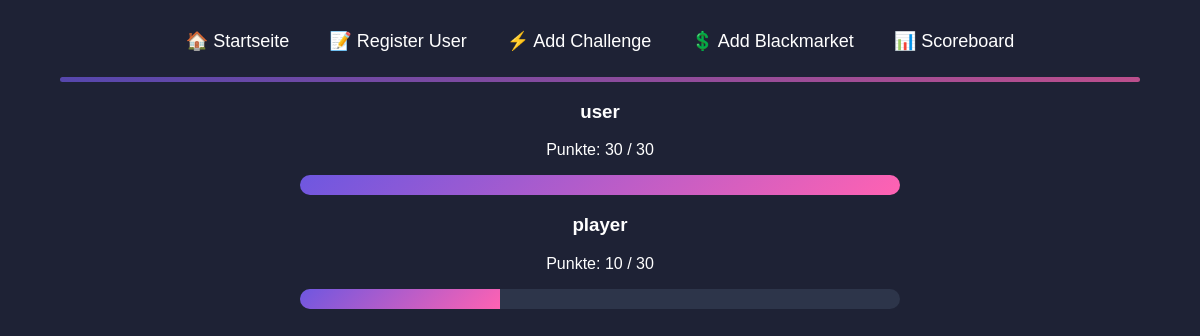
/scoreboard (signed in), run on an earlier commit of the app's database.
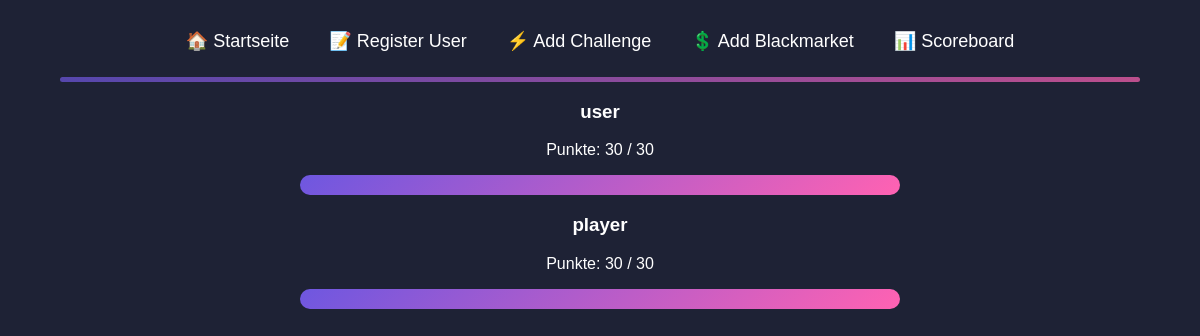
And on a later commit of the database.
### tables this page shows
CREATE TABLE users (
            id INTEGER PRIMARY KEY AUTOINCREMENT,
            username TEXT NOT NULL UNIQUE,
            password TEXT NOT NULL,
            role TEXT NOT NULL,
            score INT DEFAULT 0
        );

### app.py (the view)
@app.route('/scoreboard', methods=['GET'])
def scoreboard():
    points = get_entire_points()
    if 'username' not in session:
        return redirect(url_for('login'))
    username = session['username']
    conn = sqlite3.connect('users.db')
    c = conn.cursor()
    c.execute('SELECT username, score FROM users ORDER BY score DESC')
    users = c.fetchall()
    c.execute('SELECT role FROM users WHERE username = ?', (username,))
    user = c.fetchone()
    conn.close()
    users = [user for user in users if user[0].lower() != "admin"]
    if user:
        role = user[0]
        if role == 'Admin':
            return render_template('scoreboard_admin.html', users=users, points=points)
        elif role == 'Player':
            return render_template('scoreboard_user.html', users=users, points=points)

### app.py (called while the page is built)
def get_entire_points():
    conn = sqlite3.connect('users.db')
    c = conn.cursor()
    c.execute('SELECT SUM(points) FROM questions')
    points = c.fetchone()[0]
    conn.close()
    return points

### templates/scoreboard_admin.html (shortened to what this page needs)
<!DOCTYPE html>
<html lang="de">
<head>
    <link rel="stylesheet" href="{{ url_for('static', filename='style.css') }}">
</head>
<body>
    <nav>
        <ul>
            <li><a href="/admin">🏠 Startseite</a></li>
            <li><a href="/register">📝 Register User</a></li>
            <li><a href="/add_challenge">⚡ Add Challenge</a></li>
            <li><a href="/add_blackmarket">💲 Add Blackmarket</a></li>
            <li><a href="/scoreboard">📊 Scoreboard</a></li>
        </ul>
    </nav>
    <hr class="hr-line">
    {% for user in users %}
        <div class="scoreboard-card">
            <h3>{{ user[0] }}</h3>
            <p>Punkte: {{ user[1] }} / {{ points }}</p>
            <div class="progress-container">
                <div class="progress-bar">
                    <div class="progress" style="width: {{ (user[1] / points) * 100 }}%;"></div>
                </div>
            </div>
        </div>
    {% endfor %}
</body>
</html>

### static/style.css (style rules this page uses)
body { font-family: 'Poppins', sans-serif; background-color: #1e2235; color: #fff; margin: 0; padding: 0; text-align: center; }
nav { margin-top: 20px; display: flex; justify-content: center; }
nav ul { list-style-type: none; padding: 0; margin: 0; display: flex; }
nav ul li { size: 10px; padding: 10px; margin: 0 10px; }
nav ul li a { text-decoration: none; color: white; font-size: 18px; }
.hr-line { width: 90%; height: 5px; background: linear-gradient(90deg, #6e57e0, #ff62b2); border: none; margin: 15px auto; opacity: 0.7; border-radius: 5px; }
.progress-container { display: flex; justify-content: center; align-items: center; }
.progress-bar { width: 80%; max-width: 600px; height: 20px; background-color: #2d354a; border-radius: 10px; overflow: hidden; }
.progress { height: 100%; background: linear-gradient(135deg, #6e57e0, #ff62b2); transition: width 0.5s ease-in-out; }

What changed in the data, as far as the page shows it:
changed users "player": score "10" → "30"
